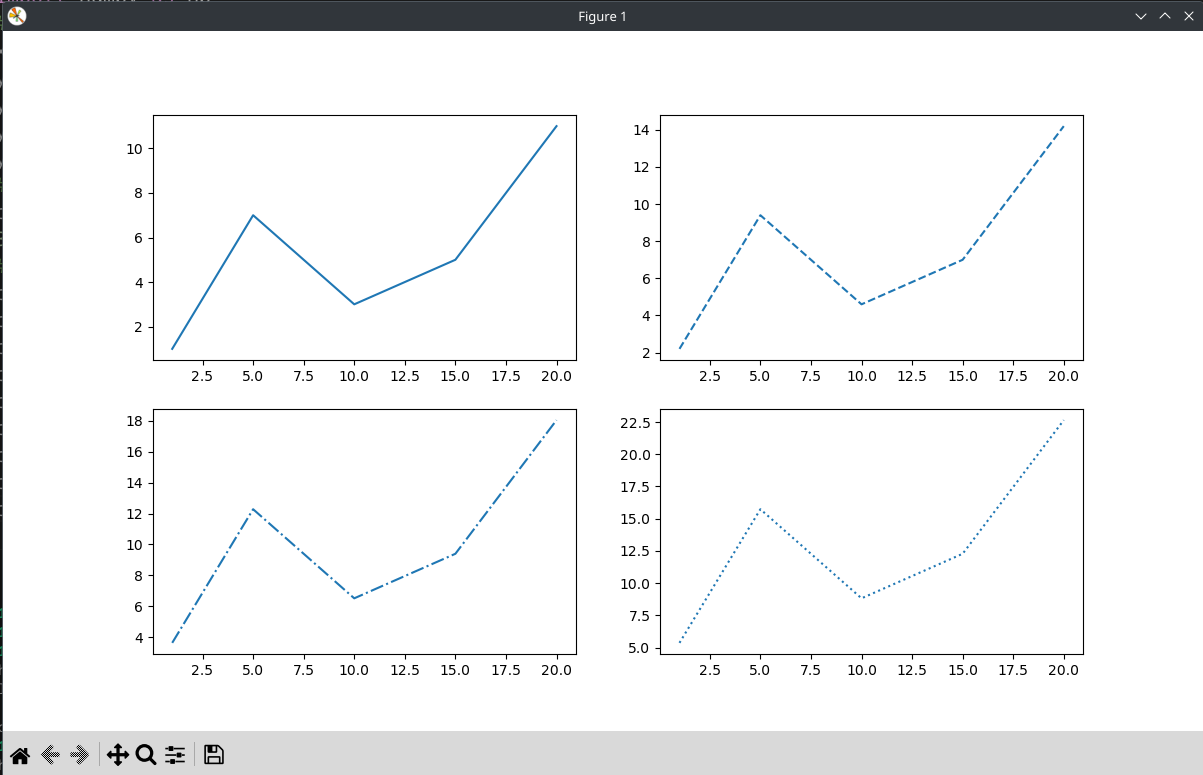

Generate this figure with Python:
import matplotlib.pyplot as plt
import numpy as np
# Исходный набор данных
x = [1, 5, 10, 15, 20]
y1 = [1, 7, 3, 5, 11]
y2 = [i*1.2 + 1 for i in y1]
y3 = [i*1.2 + 1 for i in y2]
y4 = [i*1.2 + 1 for i in y3]
# Настройка размеров подложки
plt.figure(figsize=(12, 7))
33
# Вывод графиков
plt.subplot(2, 2, 1)
plt.plot(x, y1, '-')
plt.subplot(2, 2, 2)
plt.plot(x, y2, '--')
plt.subplot(2, 2, 3)
plt.plot(x, y3, '-.')
plt.subplot(2, 2, 4)
plt.plot(x, y4, ':')
plt.show()
